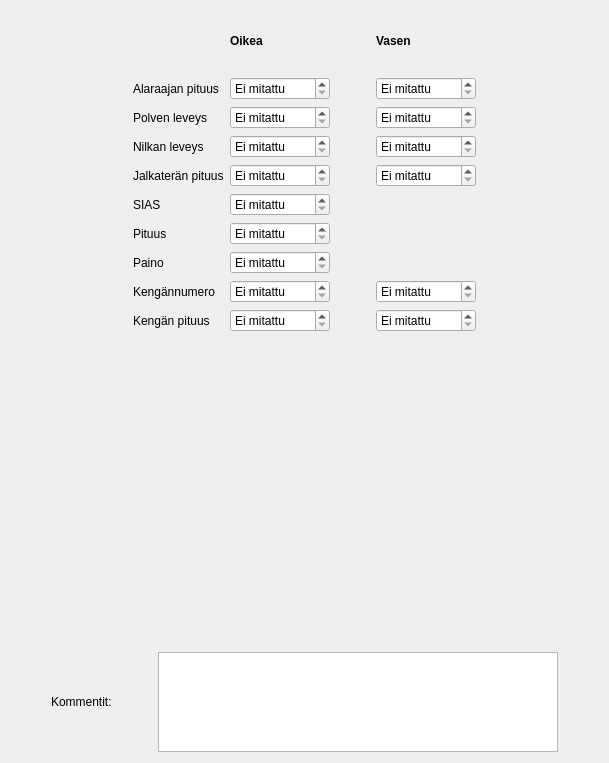
      <widget class="QWidget" name="tabAntrop">
       <attribute name="title">
        <string>Antrop. mitat</string>
       </attribute>
       <layout class="QVBoxLayout" name="verticalLayout_5">
        <item>
         <layout class="QGridLayout" name="gridLayout_15">
          <item row="7" column="4">
           <widget class="QSpinBox" name="spAntropNilkkaVas">
            <property name="sizePolicy">
             <sizepolicy hsizetype="Maximum" vsizetype="Fixed">
              <horstretch>0</horstretch>
              <verstretch>0</verstretch>
             </sizepolicy>
            </property>
            <property name="minimumSize">
             <size>
              <width>100</width>
              <height>0</height>
             </size>
            </property>
            <property name="specialValueText">
             <string>Ei mitattu</string>
            </property>
            <property name="suffix">
             <string> mm</string>
            </property>
            <property name="minimum">
             <number>10</number>
            </property>
            <property name="maximum">
             <number>300</number>
            </property>
            <property name="value">
             <number>10</number>
            </property>
           </widget>
          </item>
          <item row="2" column="0">
           <spacer name="horizontalSpacer_61">
            <property name="orientation">
             <enum>Qt::Horizontal</enum>
            </property>
            <property name="sizeHint" stdset="0">
             <size>
              <width>40</width>
              <height>20</height>
             </size>
            </property>
           </spacer>
          </item>
          <item row="9" column="2">
           <widget class="QSpinBox" name="spAntropSIAS">
            <property name="sizePolicy">
             <sizepolicy hsizetype="Maximum" vsizetype="Fixed">
              <horstretch>0</horstretch>
              <verstretch>0</verstretch>
             </sizepolicy>
            </property>
            <property name="minimumSize">
             <size>
              <width>100</width>
              <height>0</height>
             </size>
            </property>
            <property name="specialValueText">
             <string>Ei mitattu</string>
            </property>
            <property name="suffix">
             <string> mm</string>
            </property>
            <property name="minimum">
             <number>50</number>
            </property>
            <property name="maximum">
             <number>500</number>
            </property>
            <property name="value">
             <number>50</number>
            </property>
           </widget>
          </item>
          <item row="1" column="4">
           <widget class="QLabel" name="label_263">
            <property name="font">
             <font>
              <weight>75</weight>
              <bold>true</bold>
             </font>
            </property>
            <property name="text">
             <string>Vasen</string>
            </property>
           </widget>
          </item>
          <item row="1" column="2">
           <widget class="QLabel" name="label_266">
            <property name="font">
             <font>
              <weight>75</weight>
              <bold>true</bold>
             </font>
            </property>
            <property name="text">
             <string>Oikea</string>
            </property>
           </widget>
          </item>
          <item row="1" column="5">
           <spacer name="horizontalSpacer_62">
            <property name="orientation">
             <enum>Qt::Horizontal</enum>
            </property>
            <property name="sizeHint" stdset="0">
             <size>
              <width>40</width>
              <height>20</height>
             </size>
            </property>
           </spacer>
          </item>
          <item row="11" column="2">
           <widget class="QDoubleSpinBox" name="spAntropPaino">
            <property name="sizePolicy">
             <sizepolicy hsizetype="Maximum" vsizetype="Fixed">
              <horstretch>0</horstretch>
              <verstretch>0</verstretch>
             </sizepolicy>
            </property>
            <property name="minimumSize">
             <size>
              <width>100</width>
              <height>0</height>
             </size>
            </property>
            <property name="specialValueText">
             <string>Ei mitattu</string>
            </property>
            <property name="suffix">
             <string> kg</string>
            </property>
            <property name="decimals">
             <number>1</number>
            </property>
            <property name="minimum">
             <double>5.000000000000000</double>
            </property>
            <property name="maximum">
             <double>300.000000000000000</double>
            </property>
            <property name="singleStep">
             <double>0.100000000000000</double>
            </property>
            <property name="value">
             <double>5.000000000000000</double>
            </property>
           </widget>
          </item>
          <item row="3" column="1">
           <widget class="QLabel" name="label_268">
            <property name="text">
             <string>Alaraajan pituus</string>
            </property>
           </widget>
          </item>
          <item row="7" column="2">
           <widget class="QSpinBox" name="spAntropNilkkaOik">
            <property name="sizePolicy">
             <sizepolicy hsizetype="Maximum" vsizetype="Fixed">
              <horstretch>0</horstretch>
              <verstretch>0</verstretch>
             </sizepolicy>
            </property>
            <property name="minimumSize">
             <size>
              <width>100</width>
              <height>0</height>
             </size>
            </property>
            <property name="specialValueText">
             <string>Ei mitattu</string>
            </property>
            <property name="suffix">
             <string> mm</string>
            </property>
            <property name="minimum">
             <number>10</number>
            </property>
            <property name="maximum">
             <number>300</number>
            </property>
            <property name="value">
             <number>10</number>
            </property>
           </widget>
          </item>
          <item row="11" column="1">
           <widget class="QLabel" name="label_264">
            <property name="text">
             <string>Paino</string>
            </property>
           </widget>
          </item>
          <item row="10" column="2">
           <widget class="QSpinBox" name="spAntropPituus">
            <property name="sizePolicy">
             <sizepolicy hsizetype="Maximum" vsizetype="Fixed">
              <horstretch>0</horstretch>
              <verstretch>0</verstretch>
             </sizepolicy>
            </property>
            <property name="minimumSize">
             <size>
              <width>100</width>
              <height>0</height>
             </size>
            </property>
            <property name="specialValueText">
             <string>Ei mitattu</string>
            </property>
            <property name="suffix">
             <string> mm</string>
            </property>
            <property name="minimum">
             <number>500</number>
            </property>
            <property name="maximum">
             <number>3000</number>
            </property>
            <property name="value">
             <number>500</number>
            </property>
           </widget>
          </item>
          <item row="8" column="1">
           <widget class="QLabel" name="label_326">
            <property name="text">
             <string>Jalkaterän pituus</string>
            </property>
           </widget>
          </item>
          <item row="3" column="2">
           <widget class="QSpinBox" name="spAntropAlaraajaOik">
            <property name="sizePolicy">
             <sizepolicy hsizetype="Maximum" vsizetype="Fixed">
              <horstretch>0</horstretch>
              <verstretch>0</verstretch>
             </sizepolicy>
            </property>
            <property name="minimumSize">
             <size>
              <width>100</width>
              <height>0</height>
             </size>
            </property>
            <property name="specialValueText">
             <string>Ei mitattu</string>
            </property>
            <property name="suffix">
             <string> mm</string>
            </property>
            <property name="minimum">
             <number>300</number>
            </property>
            <property name="maximum">
             <number>1500</number>
            </property>
            <property name="value">
             <number>300</number>
            </property>
           </widget>
          </item>
          <item row="10" column="1">
           <widget class="QLabel" name="label_85">
            <property name="text">
             <string>Pituus</string>
            </property>
           </widget>
          </item>
          <item row="8" column="4">
           <widget class="QSpinBox" name="spAntropJalkateraVas">
            <property name="sizePolicy">
             <sizepolicy hsizetype="Maximum" vsizetype="Fixed">
              <horstretch>0</horstretch>
              <verstretch>0</verstretch>
             </sizepolicy>
            </property>
            <property name="minimumSize">
             <size>
              <width>100</width>
              <height>0</height>
             </size>
            </property>
            <property name="specialValueText">
             <string>Ei mitattu</string>
            </property>
            <property name="suffix">
             <string> mm</string>
            </property>
            <property name="minimum">
             <number>100</number>
            </property>
            <property name="maximum">
             <number>400</number>
            </property>
            <property name="value">
             <number>100</number>
            </property>
           </widget>
          </item>
          <item row="7" column="1">
           <widget class="QLabel" name="label_262">
            <property name="text">
             <string>Nilkan leveys</string>
            </property>
           </widget>
          </item>
          <item row="3" column="3">
           <spacer name="horizontalSpacer_13">
            <property name="orientation">
             <enum>Qt::Horizontal</enum>
            </property>
            <property name="sizeType">
             <enum>QSizePolicy::Fixed</enum>
            </property>
            <property name="sizeHint" stdset="0">
             <size>
              <width>40</width>
              <height>20</height>
             </size>
            </property>
           </spacer>
          </item>
          <item row="5" column="4">
           <widget class="QSpinBox" name="spAntropPolviVas">
            <property name="sizePolicy">
             <sizepolicy hsizetype="Maximum" vsizetype="Fixed">
              <horstretch>0</horstretch>
              <verstretch>0</verstretch>
             </sizepolicy>
            </property>
            <property name="minimumSize">
             <size>
              <width>100</width>
              <height>0</height>
             </size>
            </property>
            <property name="specialValueText">
             <string>Ei mitattu</string>
            </property>
            <property name="suffix">
             <string> mm</string>
            </property>
            <property name="minimum">
             <number>10</number>
            </property>
            <property name="maximum">
             <number>300</number>
            </property>
            <property name="value">
             <number>10</number>
            </property>
           </widget>
          </item>
          <item row="5" column="1">
           <widget class="QLabel" name="label_267">
            <property name="text">
             <string>Polven leveys</string>
            </property>
           </widget>
          </item>
          <item row="5" column="2">
           <widget class="QSpinBox" name="spAntropPolviOik">
            <property name="sizePolicy">
             <sizepolicy hsizetype="Maximum" vsizetype="Fixed">
              <horstretch>0</horstretch>
              <verstretch>0</verstretch>
             </sizepolicy>
            </property>
            <property name="minimumSize">
             <size>
              <width>100</width>
              <height>0</height>
             </size>
            </property>
            <property name="specialValueText">
             <string>Ei mitattu</string>
            </property>
            <property name="suffix">
             <string> mm</string>
            </property>
            <property name="minimum">
             <number>10</number>
            </property>
            <property name="maximum">
             <number>300</number>
            </property>
            <property name="value">
             <number>10</number>
            </property>
           </widget>
          </item>
          <item row="12" column="1">
           <widget class="QLabel" name="label_327">
            <property name="text">
             <string>Kengännumero</string>
            </property>
           </widget>
          </item>
          <item row="3" column="4">
           <widget class="QSpinBox" name="spAntropAlaraajaVas">
            <property name="sizePolicy">
             <sizepolicy hsizetype="Maximum" vsizetype="Fixed">
              <horstretch>0</horstretch>
              <verstretch>0</verstretch>
             </sizepolicy>
            </property>
            <property name="minimumSize">
             <size>
              <width>100</width>
              <height>0</height>
             </size>
            </property>
            <property name="specialValueText">
             <string>Ei mitattu</string>
            </property>
            <property name="suffix">
             <string> mm</string>
            </property>
            <property name="minimum">
             <number>300</number>
            </property>
            <property name="maximum">
             <number>1500</number>
            </property>
            <property name="value">
             <number>300</number>
            </property>
           </widget>
          </item>
          <item row="9" column="1">
           <widget class="QLabel" name="label_265">
            <property name="text">
             <string>SIAS</string>
            </property>
           </widget>
          </item>
          <item row="8" column="2">
           <widget class="QSpinBox" name="spAntropJalkateraOik">
            <property name="sizePolicy">
             <sizepolicy hsizetype="Maximum" vsizetype="Fixed">
              <horstretch>0</horstretch>
              <verstretch>0</verstretch>
             </sizepolicy>
            </property>
            <property name="minimumSize">
             <size>
              <width>100</width>
              <height>0</height>
             </size>
            </property>
            <property name="specialValueText">
             <string>Ei mitattu</string>
            </property>
            <property name="suffix">
             <string> mm</string>
            </property>
            <property name="minimum">
             <number>100</number>
            </property>
            <property name="maximum">
             <number>400</number>
            </property>
            <property name="value">
             <number>100</number>
            </property>
           </widget>
          </item>
          <item row="12" column="2">
           <widget class="QDoubleSpinBox" name="spAntropKenganNumeroOik">
            <property name="sizePolicy">
             <sizepolicy hsizetype="Maximum" vsizetype="Fixed">
              <horstretch>0</horstretch>
              <verstretch>0</verstretch>
             </sizepolicy>
            </property>
            <property name="minimumSize">
             <size>
              <width>100</width>
              <height>0</height>
             </size>
            </property>
            <property name="specialValueText">
             <string>Ei mitattu</string>
            </property>
            <property name="suffix">
             <string/>
            </property>
            <property name="decimals">
             <number>1</number>
            </property>
            <property name="minimum">
             <double>10.000000000000000</double>
            </property>
            <property name="maximum">
             <double>50.000000000000000</double>
            </property>
            <property name="singleStep">
             <double>0.500000000000000</double>
            </property>
            <property name="value">
             <double>10.000000000000000</double>
            </property>
           </widget>
          </item>
          <item row="0" column="0">
           <spacer name="verticalSpacer_36">
            <property name="orientation">
             <enum>Qt::Vertical</enum>
            </property>
            <property name="sizeType">
             <enum>QSizePolicy::Fixed</enum>
            </property>
            <property name="sizeHint" stdset="0">
             <size>
              <width>20</width>
              <height>20</height>
             </size>
            </property>
           </spacer>
          </item>
          <item row="12" column="4">
           <widget class="QDoubleSpinBox" name="spAntropKenganNumeroVas">
            <property name="sizePolicy">
             <sizepolicy hsizetype="Maximum" vsizetype="Fixed">
              <horstretch>0</horstretch>
              <verstretch>0</verstretch>
             </sizepolicy>
            </property>
            <property name="minimumSize">
             <size>
              <width>100</width>
              <height>0</height>
             </size>
            </property>
            <property name="specialValueText">
             <string>Ei mitattu</string>
            </property>
            <property name="suffix">
             <string/>
            </property>
            <property name="decimals">
             <number>1</number>
            </property>
            <property name="minimum">
             <double>10.000000000000000</double>
            </property>
            <property name="maximum">
             <double>50.000000000000000</double>
            </property>
            <property name="singleStep">
             <double>0.500000000000000</double>
            </property>
            <property name="value">
             <double>10.000000000000000</double>
            </property>
           </widget>
          </item>
          <item row="13" column="1">
           <widget class="QLabel" name="label_328">
            <property name="text">
             <string>Kengän pituus</string>
            </property>
           </widget>
          </item>
          <item row="13" column="2">
           <widget class="QSpinBox" name="spAntropKenganPituusOik">
            <property name="sizePolicy">
             <sizepolicy hsizetype="Maximum" vsizetype="Fixed">
              <horstretch>0</horstretch>
              <verstretch>0</verstretch>
             </sizepolicy>
            </property>
            <property name="minimumSize">
             <size>
              <width>100</width>
              <height>0</height>
             </size>
            </property>
            <property name="specialValueText">
             <string>Ei mitattu</string>
            </property>
            <property name="suffix">
             <string> mm</string>
            </property>
            <property name="minimum">
             <number>100</number>
            </property>
            <property name="maximum">
             <number>400</number>
            </property>
            <property name="value">
             <number>100</number>
            </property>
           </widget>
          </item>
          <item row="13" column="4">
           <widget class="QSpinBox" name="spAntropKenganPituusVas">
            <property name="sizePolicy">
             <sizepolicy hsizetype="Maximum" vsizetype="Fixed">
              <horstretch>0</horstretch>
              <verstretch>0</verstretch>
             </sizepolicy>
            </property>
            <property name="minimumSize">
             <size>
              <width>100</width>
              <height>0</height>
             </size>
            </property>
            <property name="specialValueText">
             <string>Ei mitattu</string>
            </property>
            <property name="suffix">
             <string> mm</string>
            </property>
            <property name="minimum">
             <number>100</number>
            </property>
            <property name="maximum">
             <number>400</number>
            </property>
            <property name="value">
             <number>100</number>
            </property>
           </widget>
          </item>
         </layout>
        </item>
        <item>
         <spacer name="verticalSpacer_16">
          <property name="orientation">
           <enum>Qt::Vertical</enum>
          </property>
          <property name="sizeHint" stdset="0">
           <size>
            <width>20</width>
            <height>314</height>
           </size>
          </property>
         </spacer>
        </item>
        <item>
         <layout class="QHBoxLayout" name="horizontalLayout_9">
          <item>
           <spacer name="horizontalSpacer_40">
            <property name="orientation">
             <enum>Qt::Horizontal</enum>
            </property>
            <property name="sizeHint" stdset="0">
             <size>
              <width>40</width>
              <height>20</height>
             </size>
            </property>
           </spacer>
          </item>
          <item>
           <widget class="QLabel" name="label_240">
            <property name="text">
             <string>Kommentit:</string>
            </property>
           </widget>
          </item>
          <item>
           <spacer name="horizontalSpacer_41">
            <property name="orientation">
             <enum>Qt::Horizontal</enum>
            </property>
            <property name="sizeHint" stdset="0">
             <size>
              <width>40</width>
              <height>20</height>
             </size>
            </property>
           </spacer>
          </item>
          <item>
           <widget class="QTextEdit" name="cmtAntrop">
            <property name="sizePolicy">
             <sizepolicy hsizetype="Fixed" vsizetype="Fixed">
              <horstretch>0</horstretch>
              <verstretch>0</verstretch>
             </sizepolicy>
            </property>
            <property name="minimumSize">
             <size>
              <width>400</width>
              <height>100</height>
             </size>
            </property>
            <property name="maximumSize">
             <size>
              <width>400</width>
              <height>100</height>
             </size>
            </property>
           </widget>
          </item>
          <item>
           <spacer name="horizontalSpacer_42">
            <property name="orientation">
             <enum>Qt::Horizontal</enum>
            </property>
            <property name="sizeHint" stdset="0">
             <size>
              <width>40</width>
              <height>20</height>
             </size>
            </property>
           </spacer>
          </item>
         </layout>
        </item>
       </layout>
      </widget>
